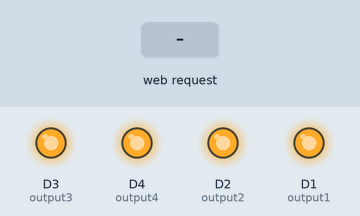
Bench run of a sketch on a simulated ESP8266 (NodeMCU). Parts: output pins drawn as LEDs (lit = HIGH). Inputs (shaded band) come from the test bench. What the sketch prints to the serial monitor is not drawn.

Above: at 1.2 s.
1.3 s: HTTP request GET /LED1On received
At 2.3 s:
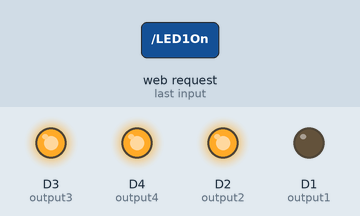
2.8 s: HTTP request GET /LED2On received
At 3.5 s:
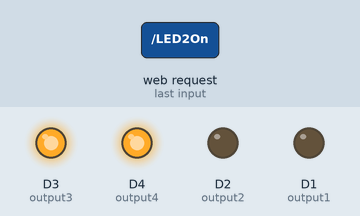
4.3 s: HTTP request GET /LED1Off received
At 4.6 s:
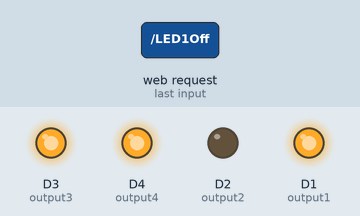
5.8 s: HTTP request GET /LED3On received
At 6.9 s:
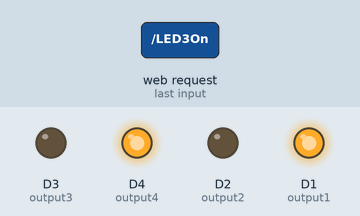
7.3 s: HTTP request GET /LED2Off received
At 8.1 s:
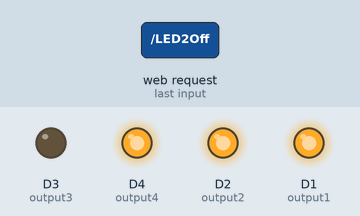
8.8 s: HTTP request GET /LED4On received
At 9.2 s:
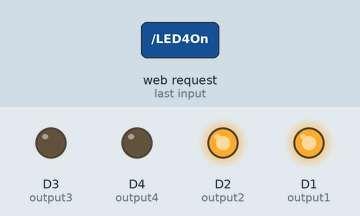
Timing chart, 0 to 11.3 s (numbered marks = the images above; inputs shaded):
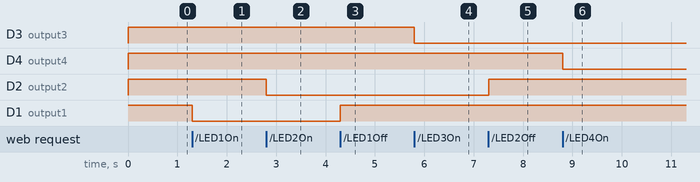

Measured:
- after the input at 1.3 s, D1 (output1): HIGH → LOW at once
- after the input at 2.8 s, D2 (output2): HIGH → LOW at once
- after the input at 4.3 s, D1 (output1): LOW → HIGH at once
- after the input at 5.8 s, D3 (output3): HIGH → LOW at once
- after the input at 7.3 s, D2 (output2): LOW → HIGH at once
- after the input at 8.8 s, D4 (output4): HIGH → LOW at once

The sketch:

ESP8266-SmartLightV1.0.ino
```cpp
// Load Wi-Fi library
#include <ESP8266WiFi.h>
#include <ESP8266WebServer.h>
const char *ssid = "Smart LIGHT V1.0";
const char *password = "password";

ESP8266WebServer server(80); // Set web server port number to 80

// Assign output variables to GPIO pins
const int output1 = D1;
const int output2 = D2;
const int output3 = D3;
const int output4 = D4;

//ทำงานที่ 0 (active 0)
#define output1_OFF digitalWrite(output1, HIGH)
#define output1_ON  digitalWrite(output1, LOW)
#define output2_OFF digitalWrite(output2, HIGH)
#define output2_ON  digitalWrite(output2, LOW)
#define output3_OFF digitalWrite(output3, HIGH)
#define output3_ON  digitalWrite(output3, LOW)
#define output4_OFF digitalWrite(output4, HIGH)
#define output4_ON  digitalWrite(output4, LOW)

//HTML code
const String HtmlHtml = "<html><head> <meta charset=\"utf-8 \" /><meta name=\"viewport\" content=\"width=device-width, initial-scale=1\" /></head>";
const String HtmlHtmlClose = "</html>";
const String HtmlTitle = "<h1>ESP8266 NodeMCU act as AP and web server to control GPIO</h1><br/>\n";
const String HtmlCenter = "<center>";
const String HtmlCloseCenter = "</center>";
const String HtmlLedState1 = "<h2>Light 1 </h2><br/>\n";
const String HtmlLedState2 = "<h2>Light 2 </h2><br/>\n";
const String HtmlLedState3 = "<h2>Light 3 </h2><br/>\n";
const String HtmlLedState4 = "<h2>Light 4 </h2><br/>\n";

const String HtmlButton1_ON = "<a href=\"LED1On\"><button style=\"display: block; background-color: #FF0000;  height: 50px; width: 100px;\">ON</button></a><br/>";
const String HtmlButton1_OFF = "<a href=\"LED1Off\"><button style=\"display: block; background-color: #00FF00; height: 50px; width: 100px;\">OFF</button></a><br/>";
const String HtmlButton2_ON = "<a href=\"LED2On\"><button style=\"display: block; background-color: #FF0000;  height: 50px; width: 100px;\">ON</button></a><br/>";
const String HtmlButton2_OFF = "<a href=\"LED2Off\"><button style=\"display: block; background-color: #00FF00; height: 50px; width: 100px;\">OFF</button></a><br/>";
const String HtmlButton3_ON = "<a href=\"LED3On\"><button style=\"display: block; background-color: #FF0000;  height: 50px; width: 100px;\">ON</button></a><br/>";
const String HtmlButton3_OFF = "<a href=\"LED3Off\"><button style=\"display: block; background-color: #00FF00; height: 50px; width: 100px;\">OFF</button></a><br/>";
const String HtmlButton4_ON = "<a href=\"LED4On\"><button style=\"display: block; background-color: #FF0000;  height: 50px; width: 100px;\">ON</button></a><br/>";
const String HtmlButton4_OFF = "<a href=\"LED4Off\"><button style=\"display: block; background-color: #00FF00; height: 50px; width: 100px;\">OFF</button></a><br/>";


String HtmlButtons1, HtmlButtons2, HtmlButtons3, HtmlButtons4 ;

void handleRoot() {
  output1_OFF;
  HtmlButtons1 =  HtmlButton1_OFF;
  output2_OFF;
  HtmlButtons2 =  HtmlButton2_OFF;
  output3_OFF;
  HtmlButtons3 =  HtmlButton3_OFF;
  output4_OFF;
  HtmlButtons4 =  HtmlButton4_OFF;
  response();
}

void handleLed1On() {
  output1_ON;
  HtmlButtons1 = HtmlButton1_ON;
  response();
}
void handleLed1Off() {
  output1_OFF;
  HtmlButtons1 =  HtmlButton1_OFF;
  response();
}

void handleLed2On() {
  output2_ON;
  HtmlButtons2 = HtmlButton2_ON;
  response();
}
void handleLed2Off() {
  output2_OFF;
  HtmlButtons2 =  HtmlButton2_OFF;
  response();
}

void handleLed3On() {
  output3_ON;
  HtmlButtons3 = HtmlButton3_ON;
  response();
}
void handleLed3Off() {
  output3_OFF;
  HtmlButtons3 =  HtmlButton3_OFF;
  response();
}

void handleLed4On() {
  output4_ON;
  HtmlButtons4 = HtmlButton4_ON;
  response();
}
void handleLed4Off() {
  output4_OFF;
  HtmlButtons4 =  HtmlButton4_OFF;
  response();
}

void response() {
  String htmlRes = HtmlHtml + HtmlCenter;
  htmlRes += HtmlTitle;
  htmlRes += HtmlLedState1;
  htmlRes += HtmlButtons1;
  htmlRes += HtmlLedState2;
  htmlRes += HtmlButtons2;
  htmlRes += HtmlLedState3;
  htmlRes += HtmlButtons3;
  htmlRes += HtmlLedState4;
  htmlRes += HtmlButtons4;
  htmlRes += HtmlCloseCenter;
  htmlRes += HtmlHtmlClose;
  server.send (200, "text/html", htmlRes);
}

void setup() {
  Serial.begin(115200);
  // Initialize the output variables as outputs
  pinMode(output1, OUTPUT);
  pinMode(output2, OUTPUT);
  pinMode(output3, OUTPUT);
  pinMode(output4, OUTPUT);
  // Set outputs to OFF (Active 0)
  output1_OFF;
  output2_OFF;
  output3_OFF;
  output4_OFF;

  // Set Wi-Fi network with SSID and password
  WiFi.mode(WIFI_AP); // ใช้งาน WiFi ในโหมด AP
  WiFi.softAP(ssid);  //หรือ  WiFi.softAP(ssid, password)
  Serial.print("Connect to ");
  Serial.println(ssid);
  IPAddress apip = WiFi.softAPIP();
  Serial.print("IP Address: ");
  Serial.println(apip);

  server.on("/", handleRoot);
  server.on("/LED1On", handleLed1On);
  server.on("/LED1Off", handleLed1Off);
  server.on("/LED2On", handleLed2On);
  server.on("/LED2Off", handleLed2Off);
  server.on("/LED3On", handleLed3On);
  server.on("/LED3Off", handleLed3Off);
  server.on("/LED4On", handleLed4On);
  server.on("/LED4Off", handleLed4Off);
  server.begin();
}

void loop() {
  server.handleClient();
}
```
